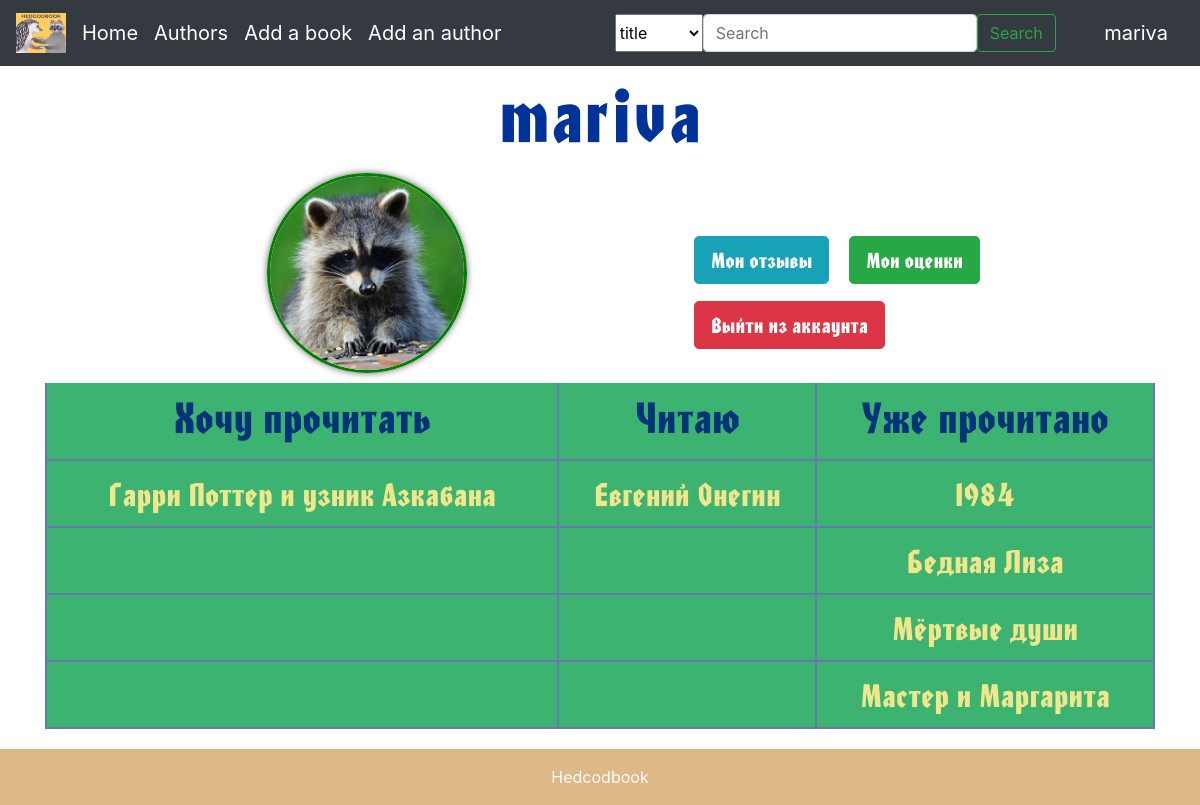
/user_page (signed in), run on the app's committed database.
### data/users.py (models this page shows, shortened)
class User(SqlAlchemyBase, UserMixin):
    __tablename__ = 'users'
    id = sqlalchemy.Column(sqlalchemy.Integer, primary_key=True, autoincrement=True)
    name = sqlalchemy.Column(sqlalchemy.String, nullable=True)
    surname = sqlalchemy.Column(sqlalchemy.String, nullable=True)
    nickname = sqlalchemy.Column(sqlalchemy.String, nullable=True)
    email = sqlalchemy.Column(sqlalchemy.String, index=True, unique=True, nullable=True)
    hashed_password = sqlalchemy.Column(sqlalchemy.String, nullable=True)
    avatar = sqlalchemy.Column(sqlalchemy.String, nullable=True)
    books = sqlalchemy.Column(sqlalchemy.JSON, nullable=True, default={"reading_now": [],
                                                                       "want_to_read": [],
                                                                       "were_read": [],
                                                                       "comments": {},
                                                                       "marks": {}})

### data/library.py (models this page shows, shortened)
class Library(SqlAlchemyBase):
    __tablename__ = 'library'
    id = sqlalchemy.Column(sqlalchemy.Integer, primary_key=True, autoincrement=True)
    name = sqlalchemy.Column(sqlalchemy.String, nullable=True)
    author_id = sqlalchemy.Column(sqlalchemy.Integer, sqlalchemy.ForeignKey("authors.id"))
    picture = sqlalchemy.Column(sqlalchemy.String, nullable=True, default='/static/img/html/emblem.jpg')
    genre = sqlalchemy.Column(sqlalchemy.String, nullable=True)
    link_to_the_production = sqlalchemy.Column(sqlalchemy.String, nullable=True, default='/no_information')
    link_to_the_book = sqlalchemy.Column(sqlalchemy.String, nullable=True, default='/no_information')
    link_to_audio = sqlalchemy.Column(sqlalchemy.String, nullable=True, default='/no_information')
    link_to_the_screenshot = sqlalchemy.Column(sqlalchemy.String, nullable=True, default='/no_information')
    summary = sqlalchemy.Column(sqlalchemy.Text, nullable=True)
    history_of_creation = sqlalchemy.Column(sqlalchemy.Text, nullable=True)
    summa_marks = sqlalchemy.Column(sqlalchemy.Integer, default=0)
    count_marks = sqlalchemy.Column(sqlalchemy.Integer, default=0)
    reviews = sqlalchemy.Column(sqlalchemy.JSON, default={})
    authors = orm.relationship('Authors')

### main.py (the view)
@app.route("/user_page")
def user_page():
    if current_user.is_authenticated:
        db_sess = db_session.create_session()
        sp_reading_now = current_user.books['reading_now']
        sp_want_to_read = current_user.books["want_to_read"]
        sp_were_read = current_user.books['were_read']
        sp_all = []
        for i in range(max(len(sp_want_to_read), len(sp_were_read), len(sp_reading_now))):
            if len(sp_want_to_read) < i + 1:
                sp_all.append(['', '/user_page'])
            else:
                book = db_sess.query(Library).filter(Library.id == sp_want_to_read[i]).first()
                sp_all.append([book.name, f'/book/{sp_want_to_read[i]}'])
            if len(sp_reading_now) < i + 1:
                sp_all.append(['', '/user_page'])
            else:
                book = db_sess.query(Library).filter(Library.id == sp_reading_now[i]).first()
                sp_all.append([book.name, f'/book/{sp_reading_now[i]}'])
            if len(sp_were_read) < i + 1:
                sp_all.append(['', '/user_page'])
            else:
                book = db_sess.query(Library).filter(Library.id == sp_were_read[i]).first()
                sp_all.append([book.name, f'/book/{sp_were_read[i]}'])
        return render_template("user_page.html", len_sp=len(sp_all), sp_all=sp_all)

### data/db_session.py (called while the page is built)
def create_session() -> Session:
    global __factory
    return __factory()

### main.py (called while the page is built)
@login_manager.user_loader
def load_user(user_id):
    db_sess = db_session.create_session()
    return db_sess.query(User).get(user_id)

### templates/user_page.html
{% extends "base.html" %}
{% block content %}
<link rel="stylesheet" type="text/css" href="/static/css/user_page.css">
{% if current_user %}
    <h1 class="nickname">{{ current_user.nickname }}</h1>
    <img src="/static/img/avatars/{{ current_user.avatar }}" height="200" width="200" class="round" vspace="10" hspace="20%">
    <div class="buttons">
        <a type="button" class="btn btn-info btn-lg" href="/reviews/{{ current_user.id }}" style="margin: 5px">Мои отзывы</a>
        <a type="button" class="btn btn-success btn-lg" href="/marks/{{ current_user.id }}" style="margin: 5px">Мои оценки</a>
        <a type="button" class="btn btn-danger btn-lg" href="/logout" style="margin: 5px">Выйти из аккаунта</a>
	</div>
    <table class="container">
	    <thead>
	    	<tr>
			    <th><h1>Хочу прочитать</h1></th>
		    	<th><h1>Читаю</h1></th>
		    	<th><h1>Уже прочитано</h1></th>
		    </tr>
	    </thead>
        {% for i in range(0, len_sp - 1, 3) %}
        <tr>
            <th><a href="{{ sp_all[i][1] }}" style="color: #F0E68C">{{ sp_all[i][0] }}</a></th>
            <th><a href="{{ sp_all[i + 1][1] }}" style="color: #F0E68C">{{ sp_all[i + 1][0] }}</a></th>
            <th><a href="{{ sp_all[i + 2][1] }}" style="color: #F0E68C">{{ sp_all[i + 2][0] }}</a></th>
        </tr>
        {% endfor %}
    </table>
{% endif %}
{% endblock %}

### templates/base.html (shortened to what this page needs)
<!doctype html>
<html lang="en">
  <head>
    <link rel="stylesheet"
          href="https://stackpath.bootstrapcdn.com/bootstrap/4.4.1/css/bootstrap.min.css"
>
    <link rel="stylesheet" type="text/css" href="/static/css/main.css">
  </head>
  <body>
    <nav class="navbar navbar-expand-lg navbar-dark bg-dark">
      <a href="/" class="navbar-brand">
        <img src="/static/img/html/emblem.jpg" width="50" height="40" alt="logo">
      </a>
      <div class="collapse navbar-collapse" id="navbarSupportedContent">
        <ul class="navbar-nav mr-auto">
          <li class="nav-item active">
            <a class="navbar-brand" href="/">Home</a>
          </li>
          <li class="nav-item active">
            <a class="navbar-brand" href="/authors">Authors</a>
          </li>
          <li class="nav-item active">
            <a class="navbar-brand" href="/add_book">Add a book</a>
          </li>
          <li class="nav-item active">
            <a class="navbar-brand" href="/add_author">Add an author</a>
          </li>
        </ul>
        <div class="mx-auto">
            <form class="d-flex" role="search" method="post">
                <select name="book_filter">
                    <option>title</option>
                </select>
                <input class="form-control me-2" type="search" placeholder="Search" aria-label="Search" name="search">
                <button class="btn btn-outline-success" type="submit">Search</button>
            </form>
        </div>
      </div>
      <a class="navbar-brand" href="/user_page">{{ current_user.nickname }}</a>
    </nav>
  <main role="main" class="container">
    {% block content %}{% endblock %}
  </main>
  </body>
<footer class="bg-light text-center text-lg-start" style="margin-top: 20px">
  <div class="text-center p-3" style="background-color: #DEB887; color: Snow">
    Hedcodbook
  </div>
</footer>
</html>

### static/css/main.css (style rules this page uses)
body { background-image: url(/static/img/html/fon.jpg); background-repeat: no-repeat; background-position: center center; background-attachment: fixed; -webkit-background-size: cover; -moz-background-size: cover; -o-background-size: cover; background-size: cover; }

### static/css/user_page.css (style rules this page uses)
.round { border-radius: 100px; border: 3px solid green; box-shadow: 0 0 7px #666; float: left }
.buttons { float: center; margin-top: 70px; font-family: 'FontName'; font-size: 40px }
.nickname { color: #039; font-family: 'FontName'; font-size: 70px; text-align: center; margin-top: 5px }
table { font-family: "Lucida Sans Unicode", "Lucida Grande", Sans-Serif; font-family: 'FontName'; font-size: 30px; background: #3CB371; max-width: 70%; width: 70%; border-collapse: collapse; text-align: center; }
th { font-weight: normal; color: #037; border-right: 2px solid #6678b1; border-left: 2px solid #6678b1; border-bottom: 2px solid #6678b1; padding: 10px 8px; }

### data on the page
User: nickname "mariva", avatar (picture)
Library: name "Гарри Поттер и узник Азкабана"
Library: name "Евгений Онегин"
Library: name "1984"
Library: name "Бедная Лиза"
Library: name "Мёртвые души"
Library: name "Мастер и Маргарита"
